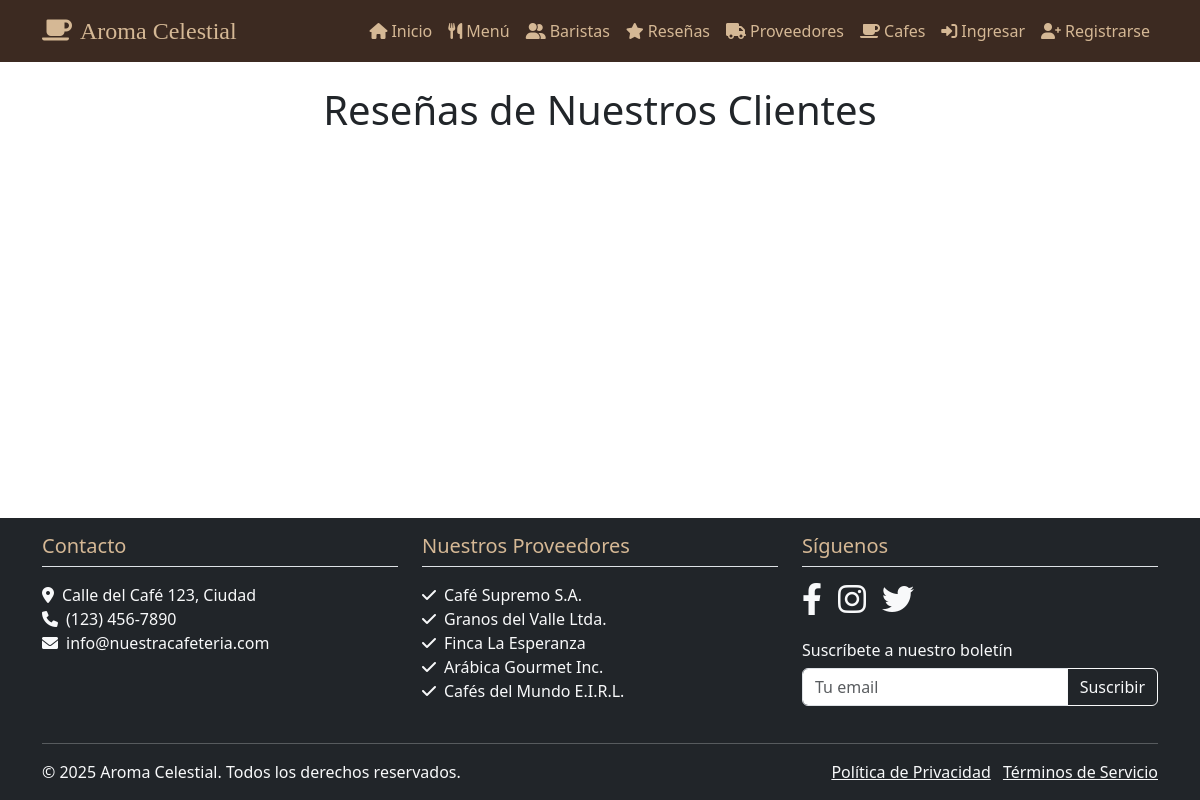
The page /resenas/ on the database as committed earlier.
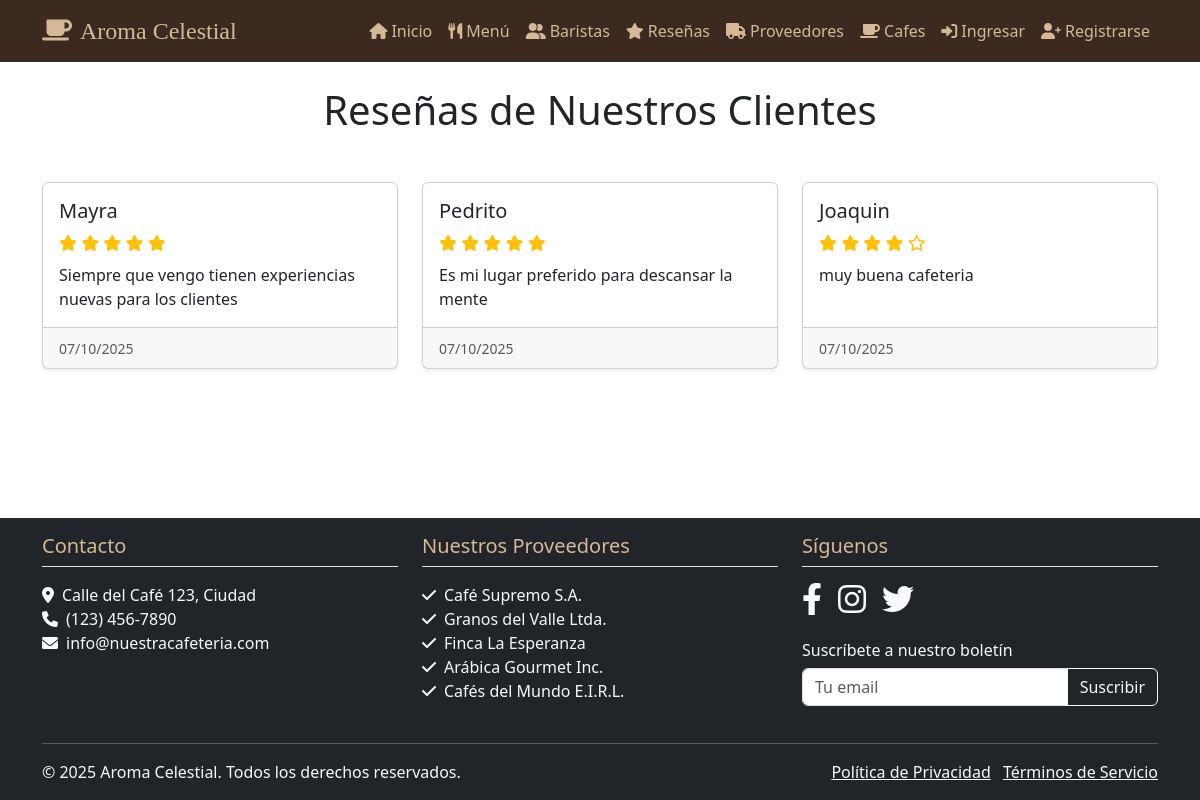
The same page on the database as committed later.
### miapp/models.py (models this page shows)
class Resena(models.Model):
    id = models.AutoField(primary_key=True)
    nombre_cliente = models.CharField(max_length=100)
    calificacion = models.IntegerField()
    comentario = models.TextField()
    fecha_creacion = models.DateTimeField(auto_now_add=True)

### miapp/views.py (the view)
# urls.py: path('resenas/', views.resenas, name='resenas'),
def resenas(request):
    resenas = Resena.objects.all().order_by('-fecha_creacion')
    form = ResenaForm()
    return render(request, 'resenas.html', {'form': form, 'resenas': resenas})

### miapp/forms.py
class ResenaForm(forms.ModelForm):
    class Meta:
        model = Resena
        fields = ['nombre_cliente', 'comentario', 'calificacion']
        widgets = {
            'nombre_cliente': forms.TextInput(attrs={'class': 'form-control'}),
            'comentario': forms.Textarea(attrs={'class': 'form-control', 'rows': 4}),
            'calificacion': forms.NumberInput(attrs={'class': 'form-control', 'min': 1, 'max': 5}),
        }

### miapp/templates/resenas.html (shortened to what this page needs)
{% extends "base.html" %}
{% load static %}
{% block content %}
<h1 class="text-center mb-5">Reseñas de Nuestros Clientes</h1>
<div class="row row-cols-1 row-cols-md-3 g-4">
    {% for resena in resenas %}
    <div class="col">
        <div class="card h-100 shadow-sm">
            <div class="card-body">
                <h5 class="card-title">{{ resena.nombre_cliente }}</h5>
                <div class="mb-2">
                    {% for i in "12345"|make_list %}
                        {% if forloop.counter <= resena.calificacion %}
                            <i class="fas fa-star text-warning"></i>
                        {% else %}
                            <i class="far fa-star text-warning"></i>
                        {% endif %}
                    {% endfor %}
                </div>
                <p class="card-text">{{ resena.comentario }}</p>
            </div>
            <div class="card-footer text-muted">
                <small>{{ resena.fecha_creacion|date:"d/m/Y" }}</small>
            </div>
        </div>
    </div>
    {% endfor %}
</div>
<br>
{% endblock %}

Rows that differ between the two databases and show on the page:
added Resena: nombre_cliente "Mayra", calificacion 5 (drawn), comentario "Siempre que vengo tienen experiencias nuevas para los clientes", fecha_creacion "07/10/2025"
added Resena: nombre_cliente "Pedrito", calificacion 5 (drawn), comentario "Es mi lugar preferido para descansar la mente", fecha_creacion "07/10/2025"
added Resena: nombre_cliente "Joaquin", calificacion 4 (drawn), comentario "muy buena cafeteria", fecha_creacion "07/10/2025"
